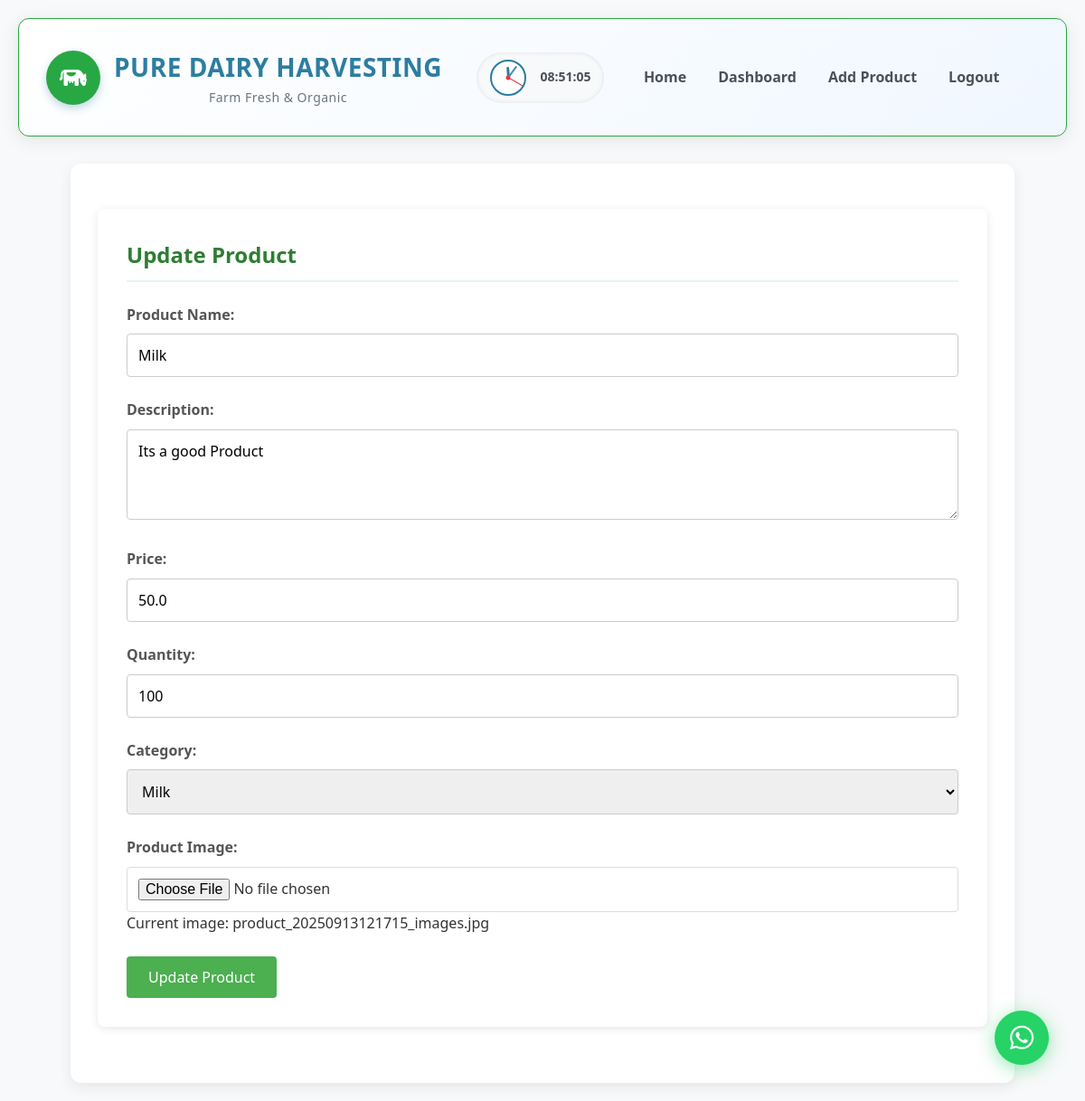
/update_product/1 (signed in), run on the app's committed database.
### models.py (models this page shows, shortened)
class Product(db.Model):
    __tablename__ = 'products'
    id = db.Column(db.Integer, primary_key=True)
    name = db.Column(db.String(100), nullable=False)
    description = db.Column(db.Text)
    price = db.Column(db.Float, nullable=False)
    quantity = db.Column(db.Integer, nullable=False)
    image = db.Column(db.String(100))
    approved = db.Column(db.Boolean, default=False)
    farmer_id = db.Column(db.Integer, db.ForeignKey('users.id'), nullable=False)
    category_id = db.Column(db.Integer, db.ForeignKey('categories.id'))
    order_items = db.relationship('OrderItem', backref='product', lazy=True)

class Category(db.Model):
    __tablename__ = 'categories'
    id = db.Column(db.Integer, primary_key=True)
    name = db.Column(db.String(100), unique=True, nullable=False)
    products = db.relationship('Product', backref='category', lazy=True)

### app.py (the view, shortened to what this page needs)
@app.route('/update_product/<int:id>', methods=['GET', 'POST'])
def update_product(id):
    if 'user_id' not in session or session['role'] != 'farmer':
        return redirect(url_for('login'))
    product = Product.query.get_or_404(id)
    if product.farmer_id != session['user_id']:
        flash('Unauthorized', 'error')
        return redirect(url_for('farmer_dashboard'))
    categories = Category.query.all()
    return render_template('product_form.html', product=product, action='Update', categories=categories)

### templates/product_form.html (shortened to what this page needs)
{% extends "base.html" %}
{% block content %}
<div class="card">
    <h2>{{ action }} Product</h2>
    <form method="POST" enctype="multipart/form-data">
        <div class="form-group">
            <label for="name">Product Name:</label>
            <input type="text" id="name" name="name" value="{{ product.name if product else '' }}" required>
        </div>
        <div class="form-group">
            <label for="description">Description:</label>
            <textarea id="description" name="description" required>{{ product.description if product else '' }}</textarea>
        </div>
        <div class="form-group">
            <label for="price">Price:</label>
            <input type="number" id="price" name="price" step="0.01" min="0" value="{{ product.price if product else '' }}" required>
        </div>
        <div class="form-group">
            <label for="quantity">Quantity:</label>
            <input type="number" id="quantity" name="quantity" min="1" value="{{ product.quantity if product else '' }}" required>
        </div>
        <div class="form-group">
            <label for="category_id">Category:</label>
            <select id="category_id" name="category_id">
                {% for category in categories %}
                    <option value="{{ category.id }}" {% if product and product.category_id == category.id %}selected{% endif %}>
                        {{ category.name }}
                    </option>
                {% endfor %}
            </select>
        </div>
        <div class="form-group">
            <label for="image">Product Image:</label>
            <input type="file" id="image" name="image" accept="image/*">
            {% if product and product.image %}
                <p>Current image: {{ product.image }}</p>
            {% endif %}
        </div>
        <button type="submit">{{ action }} Product</button>
    </form>
</div>
{% endblock %}

### static/css/styles.css (style rules this page uses)
* { box-sizing: border-box; margin: 0; padding: 0; }
body { font-family: 'Arial', sans-serif; background-color: #f8f9fa; color: #333; line-height: 1.6; }
.card { background: white; border-radius: 8px; box-shadow: 0 2px 10px rgba(0,0,0,0.1); padding: 2rem; margin-bottom: 2rem; }
.card h2 { color: #2e7d32; margin-bottom: 1.5rem; border-bottom: 2px solid #e8f5e9; padding-bottom: 0.5rem; }
.button, button, input[type="submit"] { background-color: #4caf50; color: white; border: none; padding: 0.75rem 1.5rem; border-radius: 4px; cursor: pointer; text-decoration: none; display: inline-block; font-size: 1rem; transition: background-color 0.3s; }
.form-group { margin-bottom: 1.5rem; }
.form-group label { display: block; margin-bottom: 0.5rem; font-weight: bold; color: #2e7d32; }
.form-group input, .form-group textarea, .form-group select { width: 100%; padding: 0.75rem; border: 1px solid #ddd; border-radius: 4px; font-size: 1rem; }
.form-group textarea { min-height: 100px; resize: vertical; }
.form-group label { display: block; margin-bottom: 0.5rem; font-weight: 600; color: #555; }
.form-group input[type="text"], .form-group input[type="number"], .form-group input[type="email"], .form-group input[type="password"], .form-group input[type="url"], .form-group textarea, .form-group select { width: 100%; padding: 0.75rem; border: 1px solid #ccc; border-radius: 4px; font-size: 1rem; box-sizing: border-box; }

### templates/base.html (style rules this page uses)
* { margin: 0; padding: 0; box-sizing: border-box; font-family: 'Segoe UI', Tahoma, Geneva, Verdana, sans-serif; }
body { background-color: #f8f9fa; color: #333; line-height: 1.6; padding: 20px; }

### data on the page
Product: name "Milk", description "Its a good Product", price "50.0", quantity "100", category_id "Milk", image "product_20250913121715_images.jpg"

### other printed values
{{ action }} "Update"
